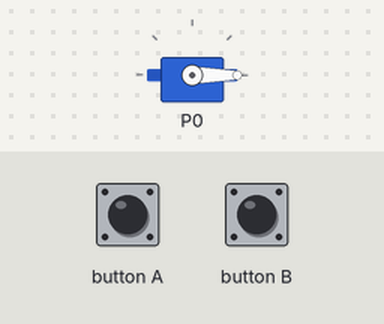
The program below on a simulated BBC micro:bit (MakeCode). Parts: servo. The inputs (shaded band) are chosen by the test bench.

Above: at 1.2 s.
1.3 s: button A pressed for 0.25 s
At 2.5 s:
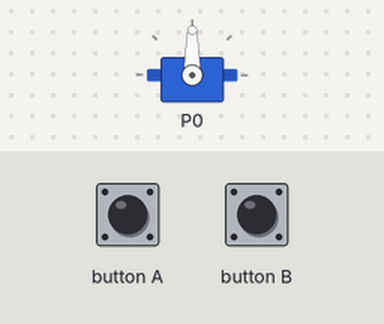
3.0 s: button B pressed for 0.25 s
At 3.7 s:
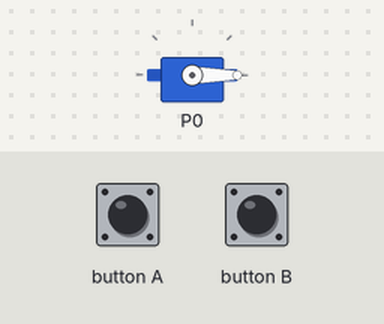
4.7 s: button A pressed for 1 s
At 5.9 s:
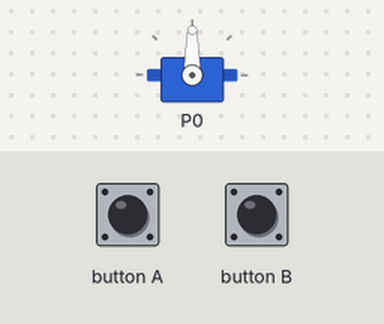
Timing chart, 0 to 7.7 s (numbered marks = the images above; inputs shaded):
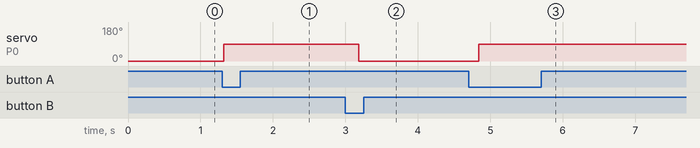

Measured:
- after the input at 1.3 s, servo on P0: 0° → 90° at once
- after the input at 3.0 s, servo on P0: 90° → 0° after 0.18 s
- after the input at 4.7 s, servo on P0: 0° → 90° after 0.14 s

The program:

main.ts
```typescript
pins.servoWritePin(AnalogPin.P0, 0)
basic.forever(function () {
    if (input.buttonIsPressed(Button.A)) {
        pins.servoWritePin(AnalogPin.P0, 90)
    }
    basic.pause(100)
    if (input.buttonIsPressed(Button.B)) {
        pins.servoWritePin(AnalogPin.P0, 0)
    }
    basic.pause(100)
})
```

test.ts
```typescript
// Hier kann man Tests durchführen; diese Datei wird nicht kompiliert, wenn dieses Paket als Erweiterung verwendet wird.
```
